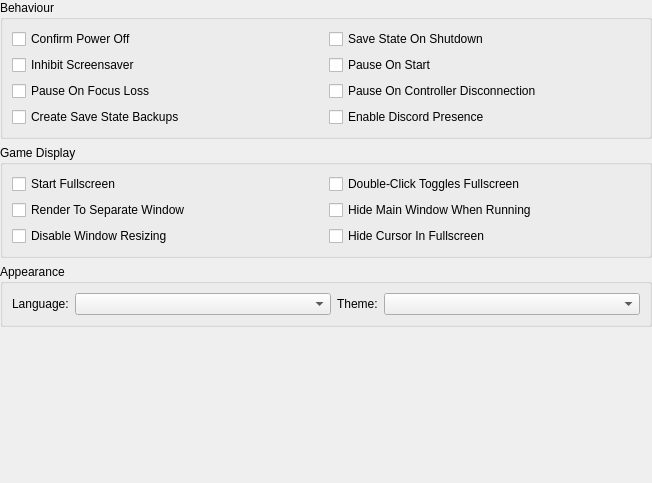
<?xml version="1.0" encoding="UTF-8"?>
<ui version="4.0">
 <class>InterfaceSettingsWidget</class>
 <widget class="QWidget" name="InterfaceSettingsWidget">
  <property name="geometry">
   <rect>
    <x>0</x>
    <y>0</y>
    <width>652</width>
    <height>483</height>
   </rect>
  </property>
  <layout class="QVBoxLayout" name="verticalLayout">
   <property name="leftMargin">
    <number>0</number>
   </property>
   <property name="topMargin">
    <number>0</number>
   </property>
   <property name="rightMargin">
    <number>0</number>
   </property>
   <property name="bottomMargin">
    <number>0</number>
   </property>
   <item>
    <widget class="QGroupBox" name="groupBox_4">
     <property name="title">
      <string>Behaviour</string>
     </property>
     <layout class="QGridLayout" name="formLayout_4">
      <item row="3" column="0">
       <widget class="QCheckBox" name="createSaveStateBackups">
        <property name="text">
         <string>Create Save State Backups</string>
        </property>
       </widget>
      </item>
      <item row="3" column="1">
       <widget class="QCheckBox" name="enableDiscordPresence">
        <property name="text">
         <string>Enable Discord Presence</string>
        </property>
       </widget>
      </item>
      <item row="2" column="1">
       <widget class="QCheckBox" name="pauseOnControllerDisconnection">
        <property name="text">
         <string>Pause On Controller Disconnection</string>
        </property>
       </widget>
      </item>
      <item row="0" column="0">
       <widget class="QCheckBox" name="confirmPowerOff">
        <property name="text">
         <string>Confirm Power Off</string>
        </property>
       </widget>
      </item>
      <item row="1" column="0">
       <widget class="QCheckBox" name="inhibitScreensaver">
        <property name="text">
         <string>Inhibit Screensaver</string>
        </property>
       </widget>
      </item>
      <item row="0" column="1">
       <widget class="QCheckBox" name="saveStateOnExit">
        <property name="text">
         <string>Save State On Shutdown</string>
        </property>
       </widget>
      </item>
      <item row="1" column="1">
       <widget class="QCheckBox" name="pauseOnStart">
        <property name="text">
         <string>Pause On Start</string>
        </property>
       </widget>
      </item>
      <item row="2" column="0">
       <widget class="QCheckBox" name="pauseOnFocusLoss">
        <property name="text">
         <string>Pause On Focus Loss</string>
        </property>
       </widget>
      </item>
     </layout>
    </widget>
   </item>
   <item>
    <widget class="QGroupBox" name="groupBox_2">
     <property name="title">
      <string>Game Display</string>
     </property>
     <layout class="QGridLayout" name="gridLayout">
      <item row="0" column="0">
       <widget class="QCheckBox" name="startFullscreen">
        <property name="text">
         <string>Start Fullscreen</string>
        </property>
       </widget>
      </item>
      <item row="0" column="1">
       <widget class="QCheckBox" name="doubleClickTogglesFullscreen">
        <property name="text">
         <string>Double-Click Toggles Fullscreen</string>
        </property>
       </widget>
      </item>
      <item row="1" column="0">
       <widget class="QCheckBox" name="renderToSeparateWindow">
        <property name="text">
         <string>Render To Separate Window</string>
        </property>
       </widget>
      </item>
      <item row="1" column="1">
       <widget class="QCheckBox" name="hideMainWindow">
        <property name="text">
         <string>Hide Main Window When Running</string>
        </property>
       </widget>
      </item>
      <item row="2" column="0">
       <widget class="QCheckBox" name="disableWindowResizing">
        <property name="text">
         <string>Disable Window Resizing</string>
        </property>
       </widget>
      </item>
      <item row="2" column="1">
       <widget class="QCheckBox" name="hideMouseCursor">
        <property name="text">
         <string>Hide Cursor In Fullscreen</string>
        </property>
       </widget>
      </item>
     </layout>
    </widget>
   </item>
   <item>
    <widget class="QGroupBox" name="appearanceGroup">
     <property name="title">
      <string>Appearance</string>
     </property>
     <layout class="QGridLayout" name="gridLayout_3" columnstretch="0,1,0,1">
      <item row="0" column="3">
       <widget class="QComboBox" name="theme"/>
      </item>
      <item row="0" column="0">
       <widget class="QLabel" name="label">
        <property name="text">
         <string>Language:</string>
        </property>
       </widget>
      </item>
      <item row="0" column="2">
       <widget class="QLabel" name="label_2">
        <property name="text">
         <string>Theme:</string>
        </property>
       </widget>
      </item>
      <item row="0" column="1">
       <widget class="QComboBox" name="language"/>
      </item>
     </layout>
    </widget>
   </item>
   <item>
    <spacer name="verticalSpacer">
     <property name="orientation">
      <enum>Qt::Orientation::Vertical</enum>
     </property>
     <property name="sizeHint" stdset="0">
      <size>
       <width>20</width>
       <height>40</height>
      </size>
     </property>
    </spacer>
   </item>
  </layout>
 </widget>
 <resources>
  <include location="resources/duckstation-qt.qrc"/>
 </resources>
 <connections/>
</ui>
